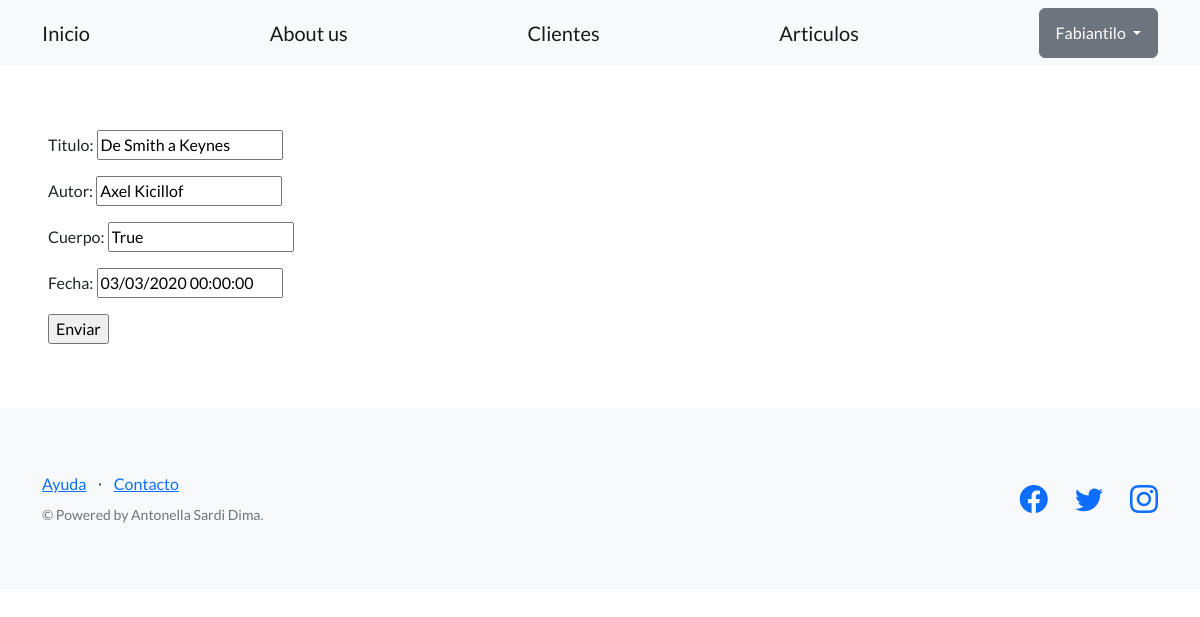
Screenshot of /home/editar-articulos/4/ (signed in) with the database file from the repository.
### shop/models.py (models this page shows, shortened)
class Articulo(models.Model):
  titulo = models.CharField(max_length=256)
  cuerpo = models.CharField(default=True, max_length=256)
  autor = models.CharField(max_length=256)
  fecha = models.DateTimeField()
  creador = models.ForeignKey(User, on_delete=models.SET_NULL, null=True)

### shop/views.py (the view)
# urls.py: path("editar-articulos/<int:id>/", editar_articulo, name="editar-articulo"),
@login_required
def editar_articulo(request, id):
    articulo = Articulo.objects.get(id=id)
    if request.method == "POST":
        formulario = ArticuloFormulario(request.POST)
        if formulario.is_valid():
            data = formulario.cleaned_data
            articulo.titulo = data['titulo']
            articulo.autor = data['autor']
            articulo.cuerpo = data['cuerpo']
            articulo.fecha = data['fecha']
            articulo.save()
            url_exitosa = reverse('listar-articulos')
            return redirect(url_exitosa)
    else:  # GET
        inicial = {
            'titulo': articulo.titulo,
            'autor': articulo.autor,
            'cuerpo': articulo.cuerpo,
            'fecha': articulo.fecha,
        }
        formulario = ArticuloFormulario(initial=inicial)
    return render(
        request=request,
        template_name='shop/articulo_formulario.html',
        context={'formulario': formulario},
    )

### shop/forms.py
class ArticuloFormulario(forms.Form):
    titulo = forms.CharField(required=True, max_length=256)
    autor = forms.CharField(required=True, max_length=256)
    cuerpo = forms.CharField(required=True, max_length=3000000)
    fecha = forms.DateTimeField(required=True)

### shop/templates/shop/articulo_formulario.html (shortened to what this page needs)
{% extends "shop/base.html" %}
{% load static %}
{% block contenido %}
<form method="post">
  {{ formulario.as_p }}
  <input type="submit" value="Enviar" />
</form>
{% endblock contenido %}

### shop/templates/shop/base.html (shortened to what this page needs)
{% load static %}
<!DOCTYPE html>
<html lang="en">
    <head>
        <link href="https://cdn.jsdelivr.net/npm/bootstrap-icons@1.5.0/font/bootstrap-icons.css" rel="stylesheet" type="text/css" />
        <link href="{% static 'mysite/css/styles.css' %}" rel="stylesheet" />
    </head>
    <body>
        <nav class="navbar navbar-light bg-light static-top">
            <div class="container">
                <a class="navbar-brand" href="{% url 'inicio' %}">Inicio</a>
                <a class="navbar-brand" href="{% url 'presentacion' %}">About us</a>
                <a class="navbar-brand" href="{% url 'ver-clientes' %}">Clientes</a>
                <a class="navbar-brand" href="{% url 'listar-articulos' %}">Articulos</a>
                {% if user.is_authenticated %}
                <div class="dropdown">
                    <button class="btn btn-secondary dropdown-toggle" type="button" id="dropdownMenuButton1" data-bs-toggle="dropdown" aria-expanded="false">
                        <div style="display: inline-flex;">
                            <span>{{ user.username }}</span>
                        </div>
                    </button>
                    </div>
                </div>                {% else %}
                <a class="btn btn-success" href="{% url 'login' %}">Inicio sesión</a>
                <a class="btn btn-info" href="{% url 'signup' %}">Registro</a>
                {% endif %}
        </nav>
        <section style="padding:4rem 3rem;">
            {% block contenido %}
            {% endblock contenido %}
        </section>
        <footer class="footer bg-light">
            <div class="container">
                <div class="row">
                    <div class="col-lg-6 h-100 text-center text-lg-start my-auto">
                        <ul class="list-inline mb-2">
                            <li class="list-inline-item"><a href="#!">Ayuda</a></li>
                            <li class="list-inline-item">⋅</li>
                            <li class="list-inline-item"><a href="#!">Contacto</a></li>
                        </ul>
                        <p class="text-muted small mb-4 mb-lg-0">&copy; Powered by Antonella Sardi Dima.</p>
                    </div>
                    <div class="col-lg-6 h-100 text-center text-lg-end my-auto">
                        <ul class="list-inline mb-0">
                            <li class="list-inline-item me-4">
                                <a href="#!"><i class="bi-facebook fs-3"></i></a>
                            </li>
                            <li class="list-inline-item me-4">
                                <a href="#!"><i class="bi-twitter fs-3"></i></a>
                            </li>
                            <li class="list-inline-item">
                                <a href="https://www.instagram.com/"><i class="bi-instagram fs-3"></i></a>
                            </li>
                        </ul>
                    </div>
                </div>
            </div>
        </footer>
    </body>
</html>

### rows the page displays
Articulo: titulo "De Smith a Keynes", autor "Axel Kicillof", cuerpo "True", fecha "03/03/2020 00:00:00"

### other values shown
{{ user.username }} "Fabiantilo"
